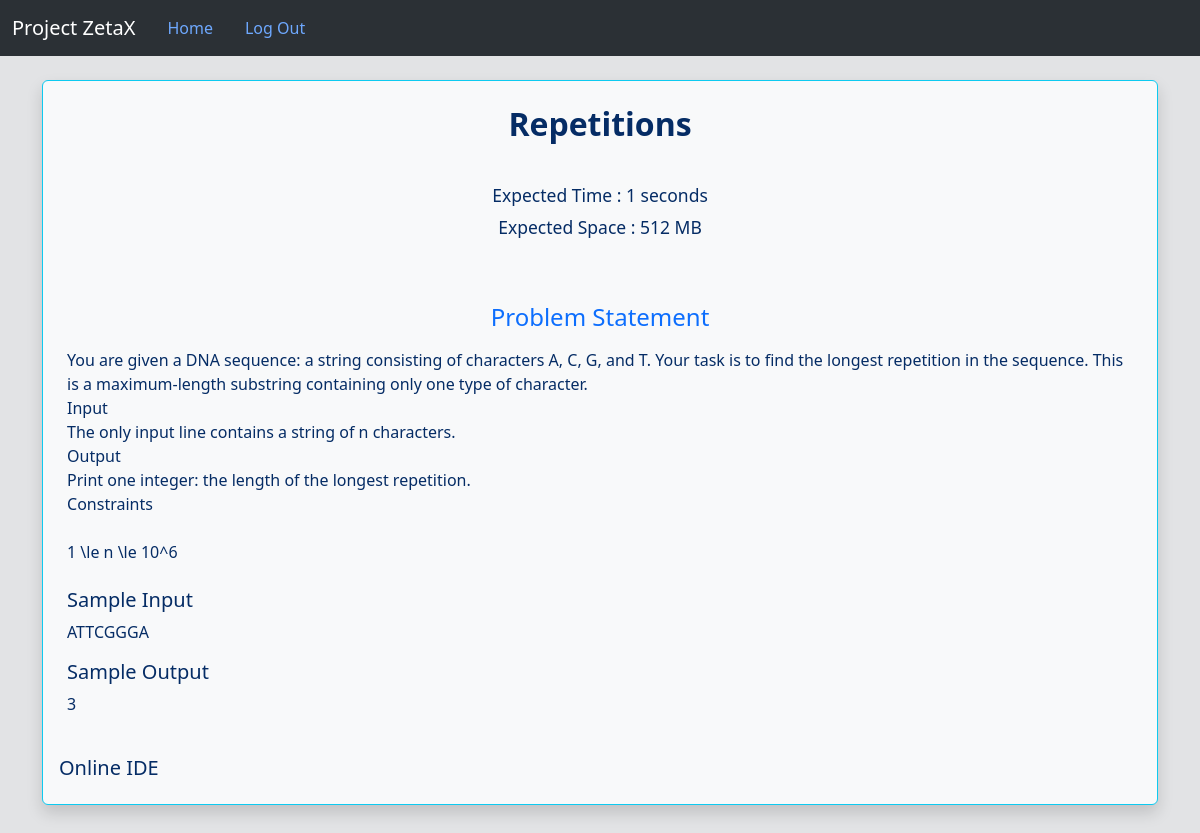
Page /problem/1 (signed in) on the committed database.
### Project/models.py (models this page shows, shortened)
class Problem(db.Model):
    __bind_key = 'problems'
    id = db.Column(db.Integer, primary_key=True)
    title = db.Column(db.String(100), nullable=False)
    description = db.Column(db.String(2000), nullable=False)
    sample_input = db.Column(db.String(100), nullable=False)
    sample_output = db.Column(db.String(100), nullable=False)
    exe_time = db.Column(db.Integer, nullable=False)
    exe_space = db.Column(db.Integer, nullable=False)
    judging_testcases = db.Column(db.String(1000000),nullable=False)
    exp_testcases_output = db.Column(db.String(1000000),nullable=False)
    user_id = db.Column(db.Integer, db.ForeignKey('user.id'))

### Project/routes.py (the view)
    def wrapped_function_contestant(*args,**kwargs):
        if (current_user.is_authenticated) and (current_user.type != 'Contestant'):
            flash("Please log in as Contestant to access this page",'error')
            return redirect(url_for('home'))
        return inner_func(*args,**kwargs)

### Project/models.py (called while the page is built)
@login_manager.user_loader
def load_user(id):
    return User.query.get(int(id))

### Project/routes.py (called while the page is built)
def contestant_required(inner_func):
    def wrapped_function_contestant(*args,**kwargs):
        if (current_user.is_authenticated) and (current_user.type != 'Contestant'):
            flash("Please log in as Contestant to access this page",'error')
            return redirect(url_for('home'))
        return inner_func(*args,**kwargs)
    wrapped_function_contestant.__name__ = inner_func.__name__
    return wrapped_function_contestant

@app.route('/problem/<int:problem_id>', methods= ['GET' , 'POST'])
@login_required
@contestant_required
def display_problem(problem_id):
    if request.method == 'GET':
        problem = Problem.query.filter(Problem.id == problem_id).all()
        pblm_parameters_list = [problem[0].id , problem[0].title , problem[0].description , problem[0].sample_input , problem[0].sample_output , problem[0].exe_time , problem[0].exe_space]
        return render_template('problem.html' , Problem_Parameters = pblm_parameters_list)
    else :
        return render_template('problem.html')

### Project/templates/problem.html (shortened to what this page needs)
{% extends 'base.html' %}
{% block content %}
<br>
<div class="container-fluid bg-body-tertiary border border-info shadow p-3 mb-5 rounded">
    <div class="container-fluid p-2 mb-3 rounded">
        <h2 class="text-center"><p class=" text-primary-emphasis fw-bolder">{{Problem_Parameters[1]}}</p></h2>
    </div>
    <h4 class="text-center"><small class="text-primary-emphasis">Expected Time : {{Problem_Parameters[5]}} seconds</small></h4>
    <h4 class="text-center"><small class="text-primary-emphasis">Expected Space : {{Problem_Parameters[6]}} MB</small></h4>
    <br><br>
    <div class="container-fluid p-2 mb-3 rounded">
        <h4 class="h4 text-center"><p class="text-primary">Problem Statement</p></h4>
        {% for text in Problem_Parameters[2] %}
            {%- if text == '\n' -%}
                <br/>
            {%- else -%}
                {{text}}
            {%- endif -%}
        {% endfor %}
        <h5>Sample Input</h5>
        <p>{{Problem_Parameters[3]}}</p>
        <h5>Sample Output</h5>
        <p>{{Problem_Parameters[4]}}</p>
    </div>
    <div>
        <h4>Online IDE</h4>
    </div>
</div>
{% endblock %}

### Project/static/CSS/style-home.css (style rules this page uses)
.text-center { text-align: center; }
h4 { font-size: 20px; }

### rows in the picture
Problem: title "Repetitions", exe_time "1", exe_space "512", sample_input "ATTCGGGA", sample_output "3"

### other values in the picture
{{ text }} "Y" "o" "u" "a" "r" "e" "g" "i" "v" "e" "n" "a" "D" "N" "A" "s" "e" "q" "u" "e" "n" "c" "e" ":" "a" "s" "t" "r" "i" "n" "g" "c" "o" "n" "s" "i" "s" "t" "i" "n" "g" "o" "f" "c" "h" "a" "r" "a" "c" "t" "e" "r" "s" "A" "," "C" "," "G" "," "a" "n" "d" "T" "." "Y" "o" "u" "r" "t" "a" "s" "k" "i" "s" "t" "o" "f" "n" "d" "t" "h" "e" "l" "o" "n" "g" "e" "s" "t" "r" "e" "p" "e" "t" "i" "t" "i" "o" "n" "i" "n" "t" "h" "e" "s" "e" "q" "u" "e" "n" "c" "e" "." "T" "h" "i" "s" "i" "s" "a" "m" "a" "x" "i" "m" "u" "m" "-" "l" "e" "n" "g" "t" "h" "s" "u" "b" "s" "t" "r" "i" "n" "g" "c" "o" "n" "t" "a" "i" "n" "i" "n" "g" "o" "n" "l" "y" "o" "n" "e" "t" "y" "p" "e" "o" "f" "c" "h" "a" "r" "a" "c" "t" "e" "r" "." "I" "n" "p" "u" "t" "T" "h" "e" "o" "n" "l" "y" "i" "n" "p" "u" "t" "l" "i" "n" "e" "c" "o" "n" "t" "a" "i" "n" "s" "a" "s" "t" "r" "i" "n" "g" "o" "f" "n" "c" "h" "a" "r" "a" "c" "t" "e" "r" "s" "." "O" "u" "t" "p" "u" "t" "P" "r" "i" "n" "t" "o" "n" "e" "i" "n" "t" "e" "g" "e" "r" ":" "t" "h" "e" "l" "e" "n" "g" "t" "h" "o" "f" "t" "h" "e" "l" "o" "n" "g" "e" "s" "t" "r" "e" "p" "e" "t" "i" "t" "i" "o" "n" "." "C" "o" "n" "s" "t" "r" "a" "i" "n" "t" "s" "1" "\\" "l" "e" "n" "\\" "l" "e" "1" "0" "^" "6"
